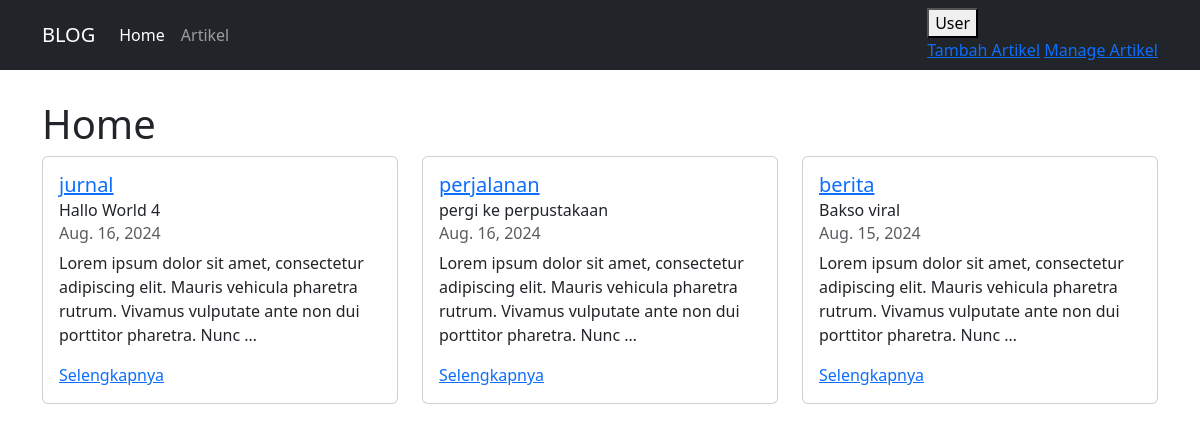
The page / on the database its author committed.
### artikel/models.py (models this page shows, shortened)
class Artikel(models.Model):
    judul            = models.CharField(max_length=255)
    isi              = models.TextField()
    kategori         = models.CharField(max_length=255)
    published        = models.DateTimeField(auto_now_add=True)
    updated          = models.DateTimeField(auto_now=True)
    slug             = models.SlugField(blank=True, editable=False)

### blog/views.py (the view)
# urls.py: path('', BlogHomeView.as_view(), name='home'),
class BlogHomeView(TemplateView, ArtikelPerKategori):
    template_name = "index.html"
    def get_context_data(self):
        querysets = self.get_latest_artikel_each_kategori()
        context = {
            'latest_artikel_list' : querysets
        }
        return context

### artikel/views.py (called while the page is built)
    def get_latest_artikel_each_kategori(self):
        kategori_list = self.model.objects.values_list('kategori', flat=True).distinct()
        querySet = []
        for kategori in kategori_list:
            artikel = self.model.objects.filter(kategori=kategori).latest('published')
            querySet.append(artikel)
        return querySet

### templates/index.html (shortened to what this page needs)
{% extends "base.html" %}
{% block contents %}
    <h1>Home</h1>
    <div class="row">
        {% for artikel in latest_artikel_list %}
            <div class="col-sm-4">
                <div class="card">
                    <div class="card-body">
                    <h5 class="card-title">
                        <a href="{% url 'artikel:category' artikel.kategori 1 %}" >{{artikel.kategori}}</a>
                    </h5>
                    <h6 class="card-subtitle mb-2 text-dark">{{artikel.judul}}</h6>
                    <h6 class="card-subtitle mb-2 text-body-secondary">{{artikel.published|date}}</h6>
                    <p class="card-text">{{artikel.isi|truncatewords:20}}</p>
                    <a href="{% url 'artikel:detail' artikel.slug %}" class="card-link">Selengkapnya</a>
                    </div>
                </div>
            </div>
        {% endfor %}
    </div>
{% endblock contents %}

### rows shown on the page
Artikel: kategori "jurnal", judul "Hallo World 4", published "Aug. 16, 2024", isi "Lorem ipsum dolor sit amet, consectetur adipiscing elit. Mauris vehicula pharetra rutrum. Vivamus vulputate ante non dui porttitor pharetra. Nunc …"
Artikel: kategori "perjalanan", judul "pergi ke perpustakaan", published "Aug. 16, 2024", isi "Lorem ipsum dolor sit amet, consectetur adipiscing elit. Mauris vehicula pharetra rutrum. Vivamus vulputate ante non dui porttitor pharetra. Nunc …"
Artikel: kategori "berita", judul "Bakso viral", published "Aug. 15, 2024", isi "Lorem ipsum dolor sit amet, consectetur adipiscing elit. Mauris vehicula pharetra rutrum. Vivamus vulputate ante non dui porttitor pharetra. Nunc …"
